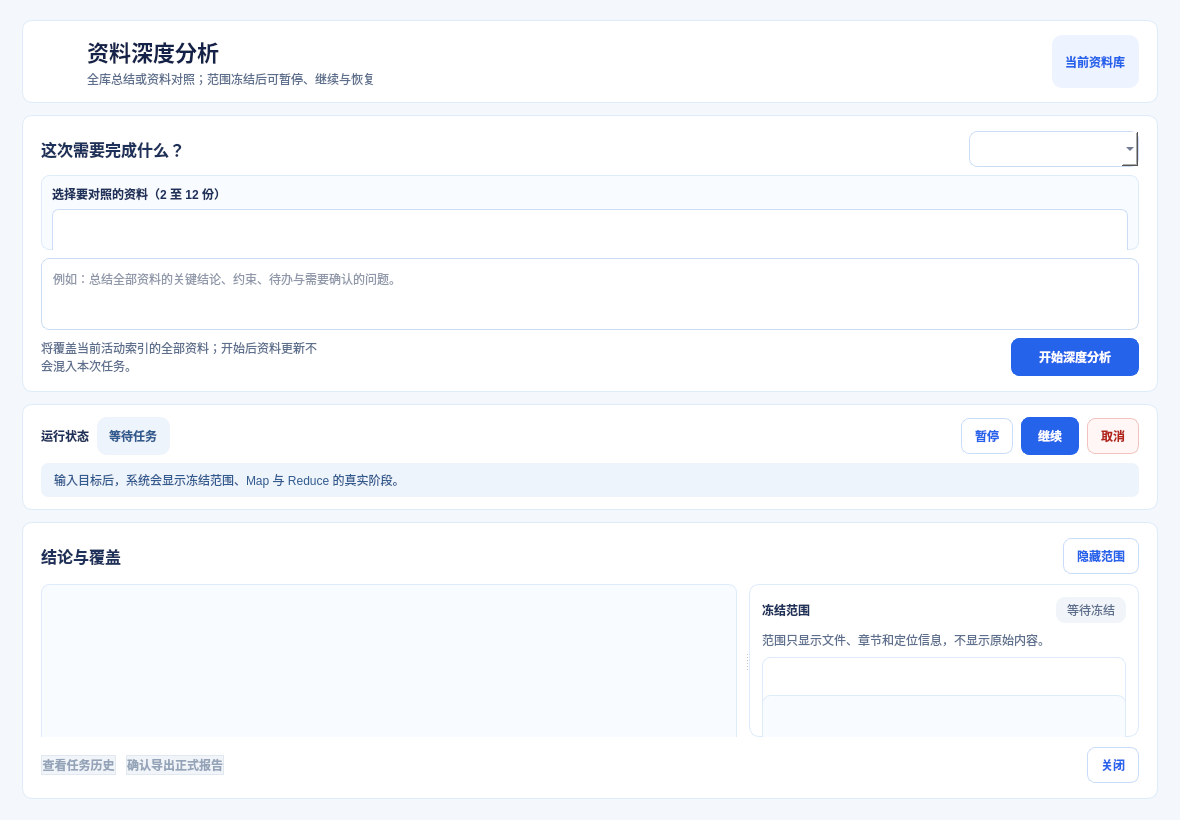
<?xml version="1.0" encoding="UTF-8"?>
<ui version="4.0">
 <class>KnowledgeDeepTaskDialog</class>
 <widget class="QDialog" name="KnowledgeDeepTaskDialog">
  <property name="windowModality"><enum>Qt::WindowModality::WindowModal</enum></property>
  <property name="geometry"><rect><x>0</x><y>0</y><width>1180</width><height>820</height></rect></property>
  <property name="minimumSize"><size><width>860</width><height>640</height></size></property>
  <property name="windowTitle"><string>资料深度分析</string></property>
  <property name="styleSheet"><string notr="true">QDialog { background:#F4F7FB; }
QFrame#headerFrame, QFrame#requestFrame, QFrame#executionFrame, QFrame#resultFrame, QFrame#scopePanel { background:#FFFFFF; border:1px solid #DDEBFA; border-radius:10px; }
QLabel#dialogTitle { color:#14224A; font-size:22px; font-weight:700; }
QLabel#dialogSubtitle, QLabel#requestHint, QLabel#scopeHint { color:#5D6F8C; }
QLabel#knowledgeBaseLabel { color:#2563EB; background:#EEF4FF; border-radius:10px; padding:5px 10px; font-weight:600; }
QLabel#statusBadge { color:#315A8E; background:#EEF4FC; border-radius:10px; padding:5px 9px; font-weight:600; }
QLabel#statusBadge[state=&quot;completed&quot;] { color:#067647; background:#ECFDF3; }
QLabel#statusBadge[state=&quot;paused&quot;], QLabel#statusBadge[state=&quot;blocked&quot;], QLabel#statusBadge[state=&quot;cancelled&quot;] { color:#A15C07; background:#FFF7E8; }
QLabel#statusBadge[state=&quot;failed&quot;] { color:#B42318; background:#FFF0EE; }
QTextEdit#taskGoalEdit, QComboBox#taskKindComboBox { background:#FFFFFF; border:1px solid #CBDCF4; border-radius:8px; padding:7px; color:#1F3054; }
QTextEdit#taskGoalEdit:focus, QComboBox#taskKindComboBox:focus { border:2px solid #4E87F5; }
QFrame#comparisonSelectionFrame { background:#F8FBFF; border:1px solid #DDEBFA; border-radius:8px; }
QListWidget#comparisonDocumentList { background:#FFFFFF; border:1px solid #CBDCF4; border-radius:7px; padding:3px; }
QListWidget#comparisonDocumentList::item { padding:6px 8px; border-radius:5px; }
QListWidget#comparisonDocumentList::item:selected { background:#EAF2FF; color:#1D4ED8; }
QTextBrowser#resultBrowser, QTextBrowser#scopeDetailBrowser { background:#F8FBFF; border:1px solid #DDEBFA; border-radius:8px; padding:12px; color:#1F3054; }
QTextBrowser#resultBrowser h1 { color:#14224A; margin:0 0 10px 0; }
QTextBrowser#resultBrowser h2, QTextBrowser#scopeDetailBrowser h2 { color:#1E315A; margin-top:14px; }
QListWidget#scopeList { background:#FFFFFF; border:1px solid #DDEBFA; border-radius:8px; padding:4px; }
QListWidget#scopeList::item { padding:8px; border-radius:6px; }
QListWidget#scopeList::item:selected { background:#EAF2FF; color:#1D4ED8; }
QPushButton#startDeepTaskButton, QPushButton#resumeButton:enabled, QPushButton#exportReportButton:enabled { background:#2563EB; color:#FFFFFF; border:1px solid #2563EB; border-radius:8px; padding:9px 16px; font-weight:700; }
QPushButton#startDeepTaskButton:hover, QPushButton#resumeButton:enabled:hover, QPushButton#exportReportButton:enabled:hover { background:#1D4ED8; border-color:#1D4ED8; }
QPushButton#startDeepTaskButton:pressed, QPushButton#resumeButton:enabled:pressed, QPushButton#exportReportButton:enabled:pressed { background:#1E40AF; border-color:#1E40AF; }
QPushButton#pauseButton:enabled, QPushButton#scopeToggleButton:enabled, QPushButton#historyButton:enabled, QPushButton#closeButton:enabled { background:#FFFFFF; color:#2563EB; border:1px solid #C9DCF8; border-radius:8px; padding:8px 13px; font-weight:600; }
QPushButton#pauseButton:enabled:hover, QPushButton#scopeToggleButton:enabled:hover, QPushButton#historyButton:enabled:hover, QPushButton#closeButton:enabled:hover { background:#EEF4FF; border-color:#8AB4F8; }
QPushButton#cancelButton:enabled { background:#FFF6F5; color:#B42318; border:1px solid #F1C2BE; border-radius:8px; padding:8px 13px; font-weight:600; }
QPushButton#cancelButton:enabled:hover { background:#FEECEB; border-color:#E78C86; }
QPushButton#startDeepTaskButton:disabled, QPushButton#pauseButton:disabled, QPushButton#resumeButton:disabled, QPushButton#cancelButton:disabled, QPushButton#scopeToggleButton:disabled, QPushButton#historyButton:disabled, QPushButton#exportReportButton:disabled, QPushButton#closeButton:disabled { background:#F1F5F9; color:#94A3B8; border:1px solid #E2E8F0; }
QPushButton#startDeepTaskButton:focus, QPushButton#pauseButton:focus, QPushButton#resumeButton:focus, QPushButton#cancelButton:focus, QPushButton#scopeToggleButton:focus, QPushButton#historyButton:focus, QPushButton#exportReportButton:focus, QPushButton#closeButton:focus { border:2px solid #60A5FA; }
QLabel#stageLabel { background:#EEF4FC; color:#315A8E; border-radius:7px; padding:8px 10px; }
QLabel#scopeCountLabel { color:#5D6F8C; background:#F1F5F9; border-radius:9px; padding:4px 8px; }</string></property>
  <layout class="QVBoxLayout" name="mainLayout">
   <property name="spacing"><number>12</number></property>
   <property name="leftMargin"><number>22</number></property><property name="topMargin"><number>20</number></property><property name="rightMargin"><number>22</number></property><property name="bottomMargin"><number>20</number></property>
   <item><widget class="QFrame" name="headerFrame"><layout class="QHBoxLayout" name="headerLayout"><property name="leftMargin"><number>18</number></property><property name="topMargin"><number>14</number></property><property name="rightMargin"><number>18</number></property><property name="bottomMargin"><number>14</number></property><item><widget class="QLabel" name="knowledgeIcon"><property name="minimumSize"><size><width>40</width><height>40</height></size></property><property name="alignment"><set>Qt::AlignmentFlag::AlignCenter</set></property></widget></item><item><layout class="QVBoxLayout" name="headerTextLayout"><property name="spacing"><number>2</number></property><item><widget class="QLabel" name="dialogTitle"><property name="text"><string>资料深度分析</string></property></widget></item><item><widget class="QLabel" name="dialogSubtitle"><property name="text"><string>全库总结或资料对照；范围冻结后可暂停、继续与恢复</string></property></widget></item></layout></item><item><spacer name="headerFill"><property name="orientation"><enum>Qt::Orientation::Horizontal</enum></property><property name="sizeHint" stdset="0"><size><width>40</width><height>20</height></size></property></spacer></item><item><widget class="QLabel" name="knowledgeBaseLabel"><property name="text"><string>当前资料库</string></property></widget></item></layout></widget></item>
   <item><widget class="QFrame" name="requestFrame"><layout class="QVBoxLayout" name="requestLayout"><property name="spacing"><number>8</number></property><property name="leftMargin"><number>18</number></property><property name="topMargin"><number>15</number></property><property name="rightMargin"><number>18</number></property><property name="bottomMargin"><number>15</number></property><item><layout class="QHBoxLayout" name="requestHeaderLayout"><item><widget class="QLabel" name="requestTitle"><property name="text"><string>这次需要完成什么？</string></property><property name="styleSheet"><string notr="true">font-size:16px; font-weight:700; color:#1E315A;</string></property></widget></item><item><spacer name="requestHeaderFill"><property name="orientation"><enum>Qt::Orientation::Horizontal</enum></property><property name="sizeHint" stdset="0"><size><width>30</width><height>20</height></size></property></spacer></item><item><widget class="QComboBox" name="taskKindComboBox"><property name="minimumSize"><size><width>170</width><height>36</height></size></property><property name="toolTip"><string>全库深度总结覆盖全部资料；资料对照表只处理你明确选择的资料。</string></property></widget></item></layout></item><item><widget class="QFrame" name="comparisonSelectionFrame"><property name="visible"><bool>false</bool></property><layout class="QVBoxLayout" name="comparisonSelectionLayout"><property name="spacing"><number>6</number></property><property name="leftMargin"><number>10</number></property><property name="topMargin"><number>9</number></property><property name="rightMargin"><number>10</number></property><property name="bottomMargin"><number>9</number></property><item><widget class="QLabel" name="comparisonSelectionTitle"><property name="text"><string>选择要对照的资料（2 至 12 份）</string></property><property name="styleSheet"><string notr="true">font-weight:700; color:#1E315A;</string></property></widget></item><item><widget class="QListWidget" name="comparisonDocumentList"><property name="minimumSize"><size><width>0</width><height>76</height></size></property><property name="maximumSize"><size><width>16777215</width><height>132</height></size></property><property name="selectionMode"><enum>QAbstractItemView::SelectionMode::ExtendedSelection</enum></property><property name="toolTip"><string>按 Ctrl 或 Shift 选择 2 至 12 份资料；最终对照表会按列表中的资料顺序排列。</string></property></widget></item></layout></widget></item><item><widget class="QTextEdit" name="taskGoalEdit"><property name="minimumSize"><size><width>0</width><height>72</height></size></property><property name="maximumSize"><size><width>16777215</width><height>104</height></size></property><property name="placeholderText"><string>例如：总结全部资料的关键结论、约束、待办与需要确认的问题。</string></property></widget></item><item><layout class="QHBoxLayout" name="requestActionLayout"><item><widget class="QLabel" name="requestHint"><property name="text"><string>将覆盖当前活动索引的全部资料；开始后资料更新不会混入本次任务。</string></property><property name="wordWrap"><bool>true</bool></property></widget></item><item><spacer name="requestActionFill"><property name="orientation"><enum>Qt::Orientation::Horizontal</enum></property><property name="sizeHint" stdset="0"><size><width>34</width><height>20</height></size></property></spacer></item><item><widget class="QPushButton" name="startDeepTaskButton"><property name="minimumSize"><size><width>128</width><height>38</height></size></property><property name="text"><string>开始深度分析</string></property></widget></item></layout></item></layout></widget></item>
   <item><widget class="QFrame" name="executionFrame"><layout class="QVBoxLayout" name="executionLayout"><property name="spacing"><number>8</number></property><property name="leftMargin"><number>18</number></property><property name="topMargin"><number>12</number></property><property name="rightMargin"><number>18</number></property><property name="bottomMargin"><number>12</number></property><item><layout class="QHBoxLayout" name="executionHeaderLayout"><item><widget class="QLabel" name="executionTitle"><property name="text"><string>运行状态</string></property><property name="styleSheet"><string notr="true">font-weight:700; color:#1E315A;</string></property></widget></item><item><widget class="QLabel" name="statusBadge"><property name="text"><string>等待任务</string></property></widget></item><item><spacer name="executionFill"><property name="orientation"><enum>Qt::Orientation::Horizontal</enum></property><property name="sizeHint" stdset="0"><size><width>30</width><height>20</height></size></property></spacer></item><item><widget class="QPushButton" name="pauseButton"><property name="text"><string>暂停</string></property><property name="toolTip"><string>当前模型回合安全返回后暂停</string></property></widget></item><item><widget class="QPushButton" name="resumeButton"><property name="text"><string>继续</string></property><property name="toolTip"><string>从已保存的检查点继续</string></property></widget></item><item><widget class="QPushButton" name="cancelButton"><property name="text"><string>取消</string></property><property name="toolTip"><string>当前模型回合安全返回后停止后续章节</string></property></widget></item></layout></item><item><widget class="QLabel" name="stageLabel"><property name="text"><string>输入目标后，系统会显示冻结范围、Map 与 Reduce 的真实阶段。</string></property><property name="wordWrap"><bool>true</bool></property></widget></item></layout></widget></item>
   <item><widget class="QFrame" name="resultFrame"><property name="sizePolicy"><sizepolicy hsizetype="Preferred" vsizetype="Expanding"><horstretch>0</horstretch><verstretch>1</verstretch></sizepolicy></property><layout class="QVBoxLayout" name="resultLayout"><property name="spacing"><number>10</number></property><property name="leftMargin"><number>18</number></property><property name="topMargin"><number>15</number></property><property name="rightMargin"><number>18</number></property><property name="bottomMargin"><number>15</number></property><item><layout class="QHBoxLayout" name="resultHeaderLayout"><item><widget class="QLabel" name="resultTitle"><property name="text"><string>结论与覆盖</string></property><property name="styleSheet"><string notr="true">font-size:16px; font-weight:700; color:#1E315A;</string></property></widget></item><item><spacer name="resultHeaderFill"><property name="orientation"><enum>Qt::Orientation::Horizontal</enum></property><property name="sizeHint" stdset="0"><size><width>36</width><height>20</height></size></property></spacer></item><item><widget class="QPushButton" name="scopeToggleButton"><property name="text"><string>隐藏范围</string></property><property name="toolTip"><string>显示或隐藏冻结范围检查器</string></property></widget></item></layout></item><item><widget class="QSplitter" name="resultSplitter"><property name="orientation"><enum>Qt::Orientation::Horizontal</enum></property><property name="childrenCollapsible"><bool>false</bool></property><widget class="QFrame" name="resultPanel"><layout class="QVBoxLayout" name="resultPanelLayout"><property name="leftMargin"><number>0</number></property><property name="topMargin"><number>0</number></property><property name="rightMargin"><number>8</number></property><property name="bottomMargin"><number>0</number></property><item><widget class="QTextBrowser" name="resultBrowser"><property name="minimumSize"><size><width>390</width><height>300</height></size></property><property name="openExternalLinks"><bool>false</bool></property><property name="markdown"><string>开始任务后，完整结论或已完成范围内的安全检查点会在这里显示。</string></property></widget></item></layout></widget><widget class="QFrame" name="scopePanel"><property name="minimumSize"><size><width>270</width><height>0</height></size></property><property name="maximumSize"><size><width>390</width><height>16777215</height></size></property><layout class="QVBoxLayout" name="scopeLayout"><property name="spacing"><number>8</number></property><property name="leftMargin"><number>12</number></property><property name="topMargin"><number>12</number></property><property name="rightMargin"><number>12</number></property><property name="bottomMargin"><number>12</number></property><item><layout class="QHBoxLayout" name="scopeHeaderLayout"><item><widget class="QLabel" name="scopeTitle"><property name="text"><string>冻结范围</string></property><property name="styleSheet"><string notr="true">font-weight:700; color:#1E315A;</string></property></widget></item><item><spacer name="scopeHeaderFill"><property name="orientation"><enum>Qt::Orientation::Horizontal</enum></property><property name="sizeHint" stdset="0"><size><width>18</width><height>20</height></size></property></spacer></item><item><widget class="QLabel" name="scopeCountLabel"><property name="text"><string>等待冻结</string></property></widget></item></layout></item><item><widget class="QLabel" name="scopeHint"><property name="text"><string>范围只显示文件、章节和定位信息，不显示原始内容。</string></property><property name="wordWrap"><bool>true</bool></property></widget></item><item><widget class="QListWidget" name="scopeList"><property name="minimumSize"><size><width>0</width><height>118</height></size></property><property name="maximumSize"><size><width>16777215</width><height>190</height></size></property><property name="selectionMode"><enum>QAbstractItemView::SelectionMode::SingleSelection</enum></property></widget></item><item><widget class="QTextBrowser" name="scopeDetailBrowser"><property name="minimumSize"><size><width>0</width><height>140</height></size></property><property name="openExternalLinks"><bool>false</bool></property><property name="markdown"><string>范围在任务受理后冻结；这里不会展示原始章节正文。</string></property></widget></item></layout></widget></widget></item><item><layout class="QHBoxLayout" name="resultFooterLayout"><item><widget class="QPushButton" name="historyButton"><property name="enabled"><bool>false</bool></property><property name="text"><string>查看任务历史</string></property></widget></item><item><widget class="QPushButton" name="exportReportButton"><property name="enabled"><bool>false</bool></property><property name="text"><string>确认导出正式报告</string></property><property name="toolTip"><string>仅在全部冻结章节与最终汇总完成后可用</string></property></widget></item><item><spacer name="resultFooterFill"><property name="orientation"><enum>Qt::Orientation::Horizontal</enum></property><property name="sizeHint" stdset="0"><size><width>40</width><height>20</height></size></property></spacer></item><item><widget class="QPushButton" name="closeButton"><property name="text"><string>关闭</string></property></widget></item></layout></item></layout></widget></item>
  </layout>
 </widget>
 <resources/>
 <connections/>
</ui>
